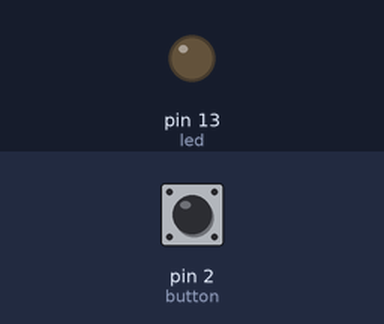
A sketch run on a simulated Arduino Uno, built with avr-gcc and run on an emulated ATmega328P. On the bench: output pins drawn as LEDs (lit = HIGH). The test bench sets the inputs (shaded band); at power-on: pin 2 (button) LOW.

Above: at 1.2 s.
1.3 s: pin 2 (button) pulled HIGH for 0.15 s
At 1.8 s:
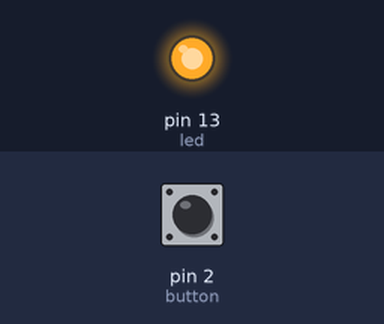
2.9 s: pin 2 (button) pulled HIGH for 1 s
At 4.2 s:
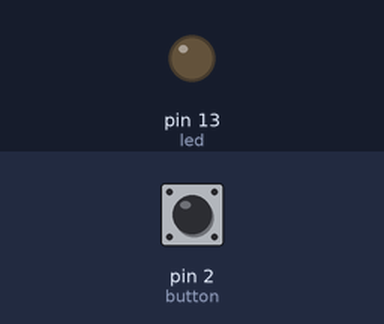
5.4 s: pin 2 (button) pulled HIGH for 3.2 s
At 6.1 s:
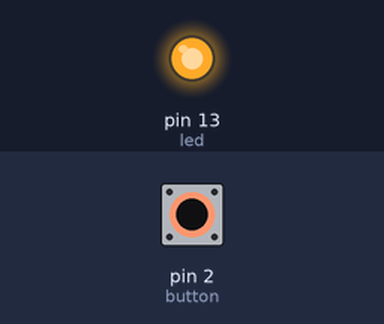
Timing chart, 0 to 8.4 s (numbered marks = the images above; inputs shaded):
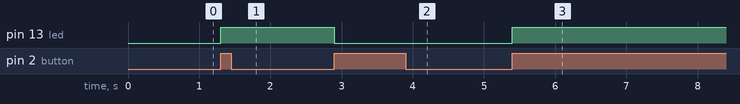

The sketch:

Button.ino
```cpp
int led = 13;
int button = 2;

int buttonState;
int projectState = LOW;
int lastButtonState = LOW;

void setup() {
  pinMode(button, INPUT);
  pinMode(led, OUTPUT);
}

void loop() {

  buttonState = digitalRead(button);

  if (buttonState == HIGH && lastButtonState == LOW) {
    projectState = !projectState;
  }

  lastButtonState = buttonState;

  digitalWrite(led, projectState);

  // PROJECT CODE GOES HERE

}
```

Measured:
- after the input at 1.3 s, pin 13 (led): LOW → HIGH at once
- after the input at 2.9 s, pin 13 (led): HIGH → LOW at once
- after the input at 5.4 s, pin 13 (led): LOW → HIGH at once
